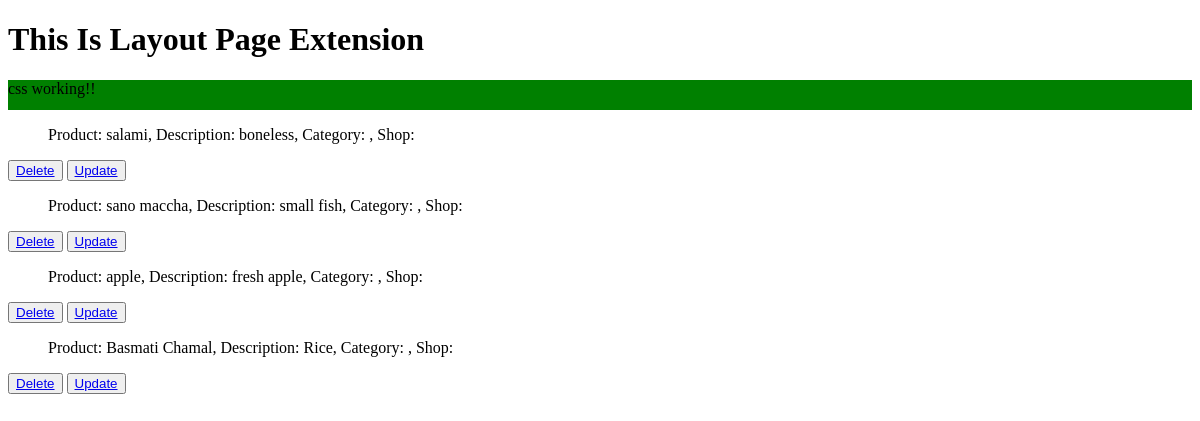
Page /index/product/ on the earlier database version.
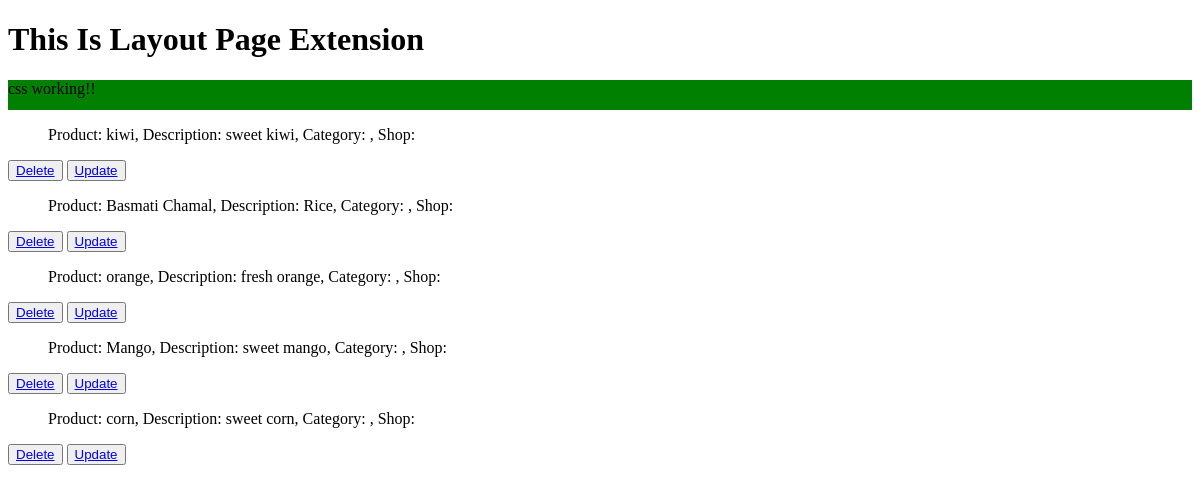
Same page on the later database version.
### ecommerceApp/models.py (models this page shows, shortened)
class Product(models.Model):
    name=models.CharField(max_length=50)
    description=models.CharField(max_length=1000)

### ecommerceApp/views.py (the view)
# urls.py: path('product/',views.product,name="product"),
def product(request):
    products=Product.objects.all()
    return render(request,"html/product.html",{"products":products})

### ecommerceApp/templates/html/product.html
{%extends "html/layout.html"%}
{%block body%}
        {%for product in products%}
            <ul>Product: {{product.name}},
                Description: {{product.description}},
                Category: {{product.category.name}},
                Shop: {% for shop in product.shop.all %}{{ shop.name }}{% endfor %}</ul>
                <button >
                <a href="{%url 'main:delete-product' product.id %}">Delete</a>
                </button>
                <button>
                <a href="{%url 'main:update-product' product.id %}">Update</a>
                </button>
        {%endfor%}
{% endblock %}

### ecommerceApp/templates/html/layout.html (shortened to what this page needs)
<!DOCTYPE html>
<html>
<head>
    {% load static %}
    <link rel="stylesheet" type="text/css" href="{% static 'css/style.css' %}" />
</head>
<body>
    <h1>This Is Layout Page Extension</h1>
   <div class="nav">css working!!</div>
    {%block body%}
    {% endblock %}
</body>
</html>

### ecommerceApp/static/css/style.css (style rules this page uses)
.nav { background-color: green; width:100%; height: 30px; }

Differences in the rows shown:
removed Product: name "salami", description "boneless"
removed Product: name "sano maccha", description "small fish"
removed Product: name "apple", description "fresh apple"
added Product: name "kiwi", description "sweet kiwi"
added Product: name "orange", description "fresh orange"
added Product: name "Mango", description "sweet mango"
added Product: name "corn", description "sweet corn"
